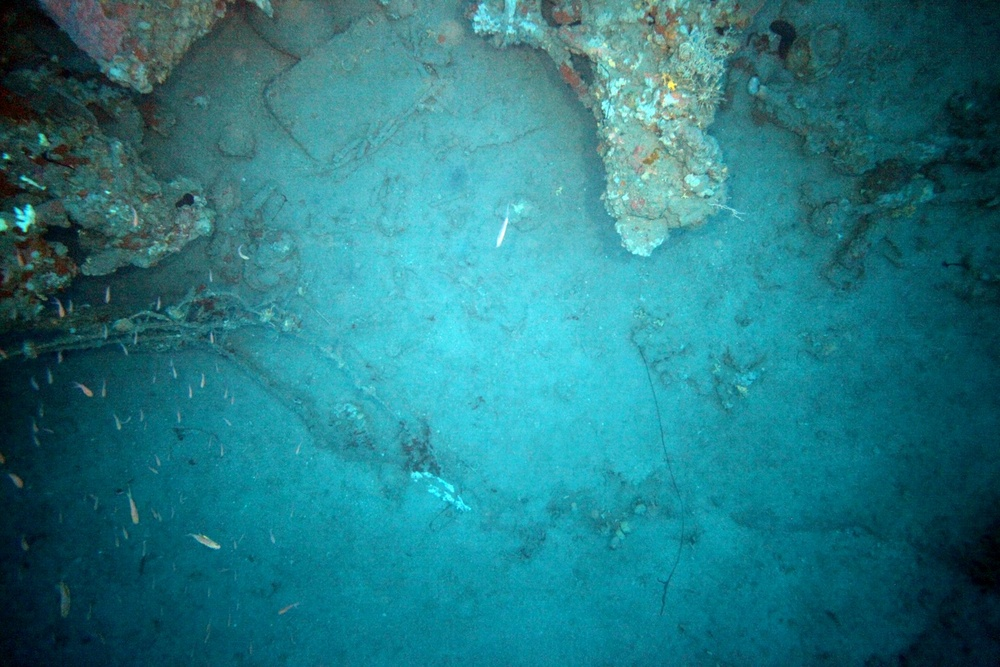
#> input picture Multiview Geometry/SIFT/MiamiSet00/IMG_1253_small.JPG, 1000 x 667 px, shrunk from 1404 x 936 before the run
$ python Astar_grid.py '../../../Multiview Geometry/SIFT/MiamiSet00/IMG_1253_small.JPG' 5 5 5 5
#> lines starting #> are read from the running program, lines starting #| are printed output that depends on the picture

# import neccesry packges
import numpy as np
from matplotlib import pyplot as plt
from PIL import Image
from math import sqrt
import sys

def is_onboard( position , map ):
    if((position[0] >= 0 and position[1] >= 0) and position[0]<len(map) and position[1]<len(map)):
        return True
    else:
        return False

def is_not_obstacle( position , map): # Checks a Position is obstacle or Not
    if(map[position] == 1):
        return False
    return True

def isValid( position , map):
    if is_onboard(position , map ) and map[position] != 1 and  map[position] == 0 :
        return True
    return False

def get_distance(post1 , post2): # returns a distance based the connectivity we select
    distance =  sqrt((post1[0] - post2[0])**2 + (post1[1] -post2[1])**2)
    return distance

def getX(path):# returns the row part of two dimensional array
    x=[]       # we use this to draw path in a map
    for p in path:
        i,j = p
        x.append(i)
    return x
def getY(path):  # returns the colomun part of two dimensional array
    y=[]         # we use this to draw path in a map
    for p in path:
        i,j = p
        y.append(j)
    return y

def A_Star(start,goal,map,motions):

    #initialization
    h_start = get_distance(start, goal) # huristic distnce the start node
    g_distance = { start: 0 }  # distance from the start point to the child node
    f_distance = {start:h_start} # total distance calculated
    open_list =  {start : h_start }
    closed_list = {start:0}
    parent_list = { start : start }


    # do until the closed list is empty
    while  len(open_list):
        current_position = list(open_list)[0]   # get the first node from the listed o-list
        open_list.pop(current_position) # remove from the sorted openlist
        closed_list[current_position] = parent_list[current_position]   # add to the closed-list the one in the top of the open list
        # found the goal
        if(current_position == goal): # if goal is found return
            print("goal found",current_position)
            break

        np.random.shuffle(motions)
        # look for the children node
        for m in motions:
            successor_position = (current_position[0]+m[0] , current_position[1]+m[1])
            g = g_distance[current_position] + get_distance(successor_position,current_position)
            h = get_distance(successor_position, goal) # get the huristic distnace from the child node to the goal
            f = g + h

            if(isValid(successor_position, map)):
                if(open_list.get(successor_position) and open_list.get(successor_position) < f ):
                    # if node is already in the open list with small distance ignore it
                    continue
                if(closed_list.get(successor_position) ):
                    # if node is already in the closed list ignore it
                    continue
                else:
                    ## update the closed and open list
                    g_distance[successor_position] = g
                    f_distance[successor_position] = f
                    open_list[successor_position] = f
                    parent_list[successor_position] = current_position

        open_list = dict(sorted(open_list.items(), key=lambda open_list: open_list[1])) # sort open postion by thier value


    ## Searching the path from start to the goal using closed list
    path = [goal]
    curre_node = goal
    while curre_node != start:
        curre_node = closed_list[curre_node]
        path.append(curre_node)
    path = path[::-1]

    return path,f_distance[goal]

def main():

    # set default file , start , goal
    file_grid = './gridmap/map0.png'
    start = (10,10)
    goal = (90,70)

    if(len(sys.argv)>1):
        file_grid = sys.argv[1]
        start = (int(sys.argv[2]),int(sys.argv[3]))
        goal = (int(sys.argv[4]) , int(sys.argv[5]))

      # Load grid map
    image = Image.open(file_grid).convert('L')
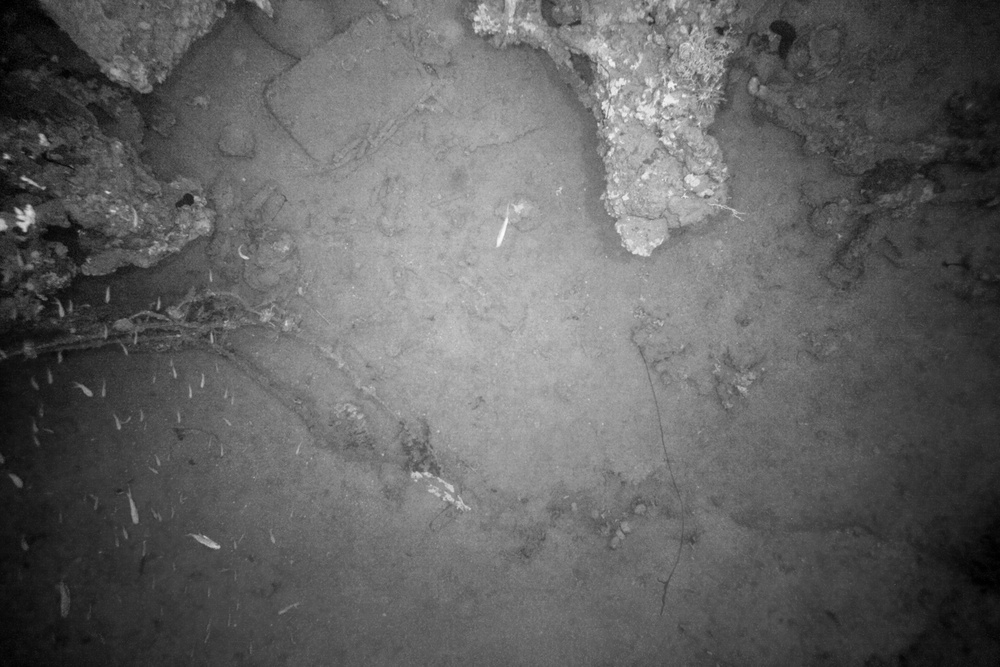
#> image: PIL image 1000x667 L; min 0, max 251, mean 98.4
    grid_map = np.array(image.getdata()).reshape(image.size[0], image.size[1])/255
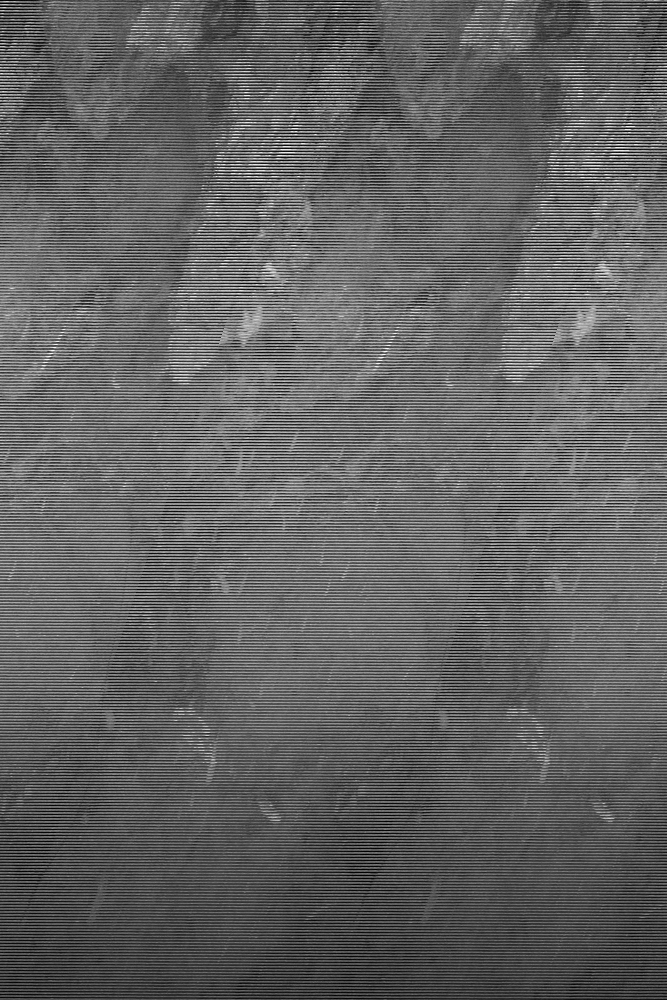
#> grid_map: shape (1000, 667) float64; min 0, max 0.984, mean 0.386
    # binarize the image
    grid_map[grid_map > 0.5] = 1
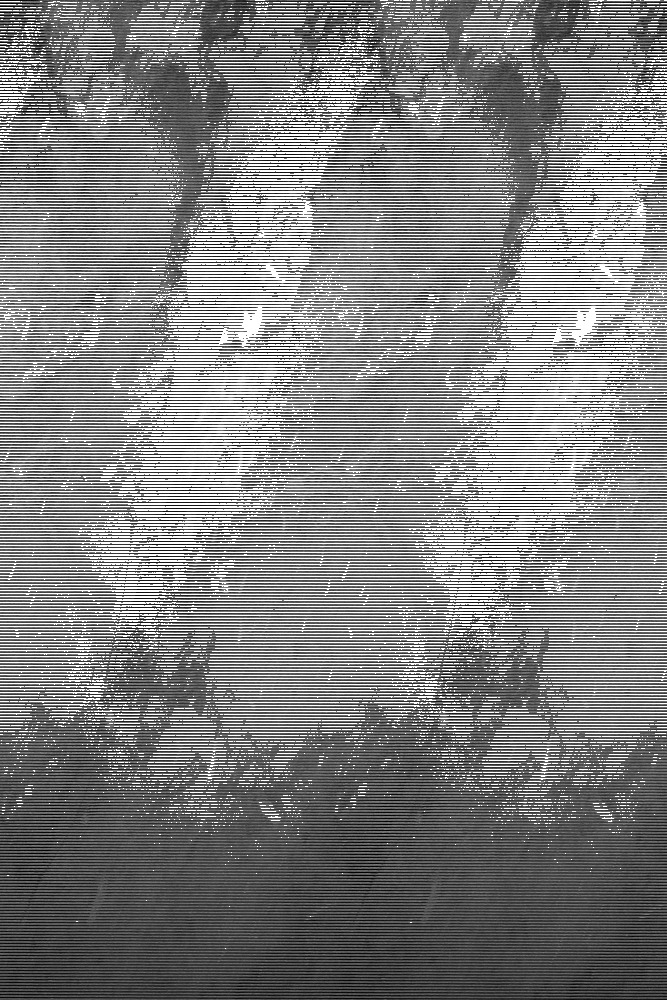
#> grid_map: shape (1000, 667) float64; min 0, max 1, mean 0.5
    grid_map[grid_map <= 0.5] = 0
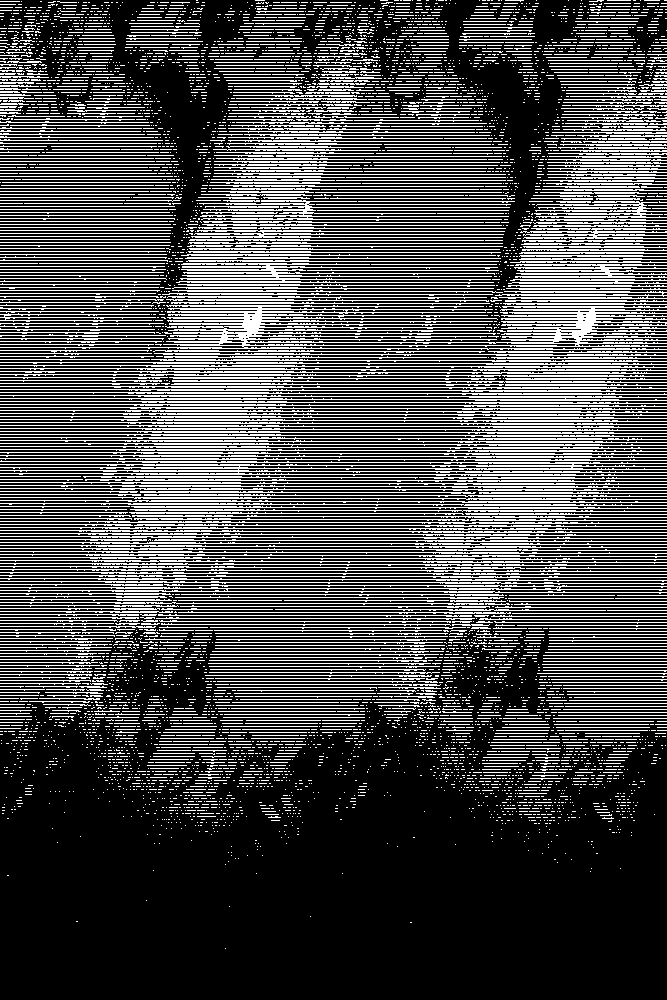
#> grid_map: shape (1000, 667) float64; values 0 (black) and 1 (white), 28.7% white in thin lines or dots
    # Invert colors to make 0 -> free and 1 -> occupied
    grid_map = (grid_map * -1) + 1 # Show grid map
#> grid_map: shape (1000, 667) float64; values 0 (black) and 1 (white), 71.3% white; black in thin lines or dots


    # using 4 point connectivity
    motions = [(0,-1),(-1, 0),(0, 1),(1, 0)] # 4-point connectivity
    path_4_point,path_distance_4_point = A_Star(start,goal,grid_map,motions)
#> path_4_point = [(5, 5)]; path_distance_4_point = 0
    print("------using 4 poitnt connectivity------")
    print("path_distance:",path_distance_4_point)
#| path_distance: 0.0
    print("path:",path_4_point)
#| path: [(5, 5)]
    # using 8 point connectivity

    motions = [(0,-1),(-1, 0),(0, 1),(1, 0),(1,1),(-1,-1),(1,-1),(-1,1) ] # 8-point connectivity
    path_8_point,path_distance_8_point = A_Star(start,goal,grid_map,motions)
#> path_8_point = [(5, 5)]; path_distance_8_point = 0
    print("------using 8-point connectivity-------")
    print("path_distance:",path_distance_8_point)
#| path_distance: 0.0
    print("path:",path_8_point)
#| path: [(5, 5)]


    # All Plotes Here
    fig, axs = plt.subplots(1,2 ,)
    plt.subplots_adjust(left=0.1, right=0.9, top=0.9, bottom=0.1)
    axs[0].matshow(grid_map)
    axs[0].plot(getY(path_4_point.copy()),getX(path_4_point.copy()),color='red')
    axs[0].scatter(start[1], start[0], s=200,marker='.', c='red', )
    axs[0].scatter(goal[1], goal[0], s=200,marker='*' ,c='red',)
    axs[0].set_title('Path of 4-point conn A* !')

    axs[1].matshow(grid_map)
    axs[1].plot(getY(path_8_point.copy()),getX(path_8_point.copy()),color='red')
    axs[1].scatter(start[1], start[0], s=200,marker='.', c='red', )
    axs[1].scatter(goal[1], goal[0], s=200,marker='*' ,c='red',)
    axs[1].set_title('Path of 8-point conn A* !')

    plt.show()
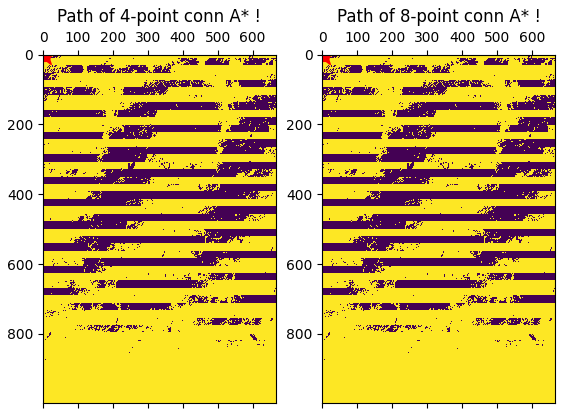
#> figure drawn by matplotlib, 2 panels

main()
